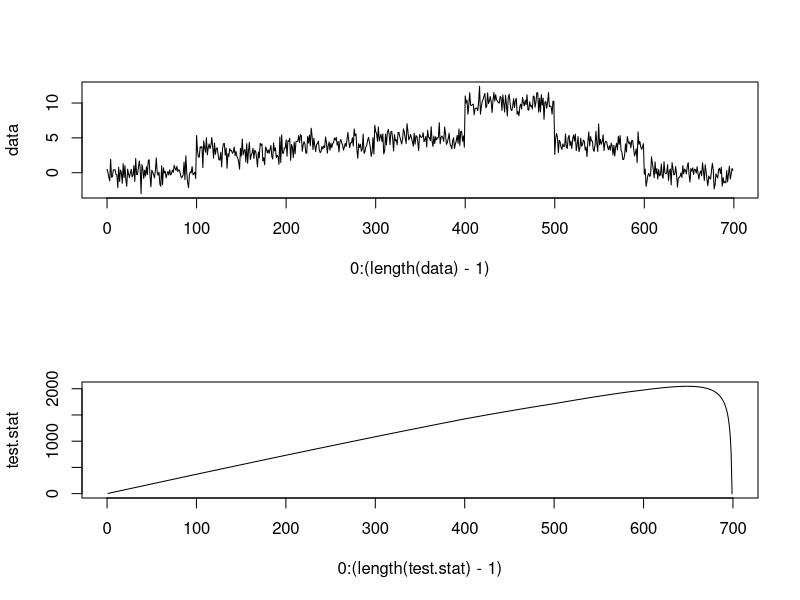

Generate this figure with R:
## Louis Forbes Wright

#using _-_- as a basis for the algorithm created here


# we start by creating some data which contains a change point.

means <- c(0,3,4,5,10,4,0)
changePoints <- c(100,200,300,400,500,600,700)

j <- 1
data <- NULL
 
for (i in 1:length(means)){
  data <- c(data, rnorm(100 ,mean = means[i]))
  } 
par(mfrow = c(2,1))

plot(0:(length(data)-1), data, type = 'l')

# now we need to create the function defined in the Introduction
#to show the what the test statistic looks like

partialSum <- function(len){
  sum(data[1:len])
}

Z_k <- function(k, minimum, maximum){
  
  coeff <- (k -minimum)/(maximum - minimum)
  (coeff*(partialSum(maximum)-partialSum(minimum) - (partialSum(k)-partialSum(minimum))/(sqrt((k - minimum)*(1 - (coeff))))))
}
test.stat <- NULL
for (i in 0:length(data)){
  test.stat <-c(test.stat, Z_k(i, 0, length(data)))
}

plot(0:(length(test.stat)-1), test.stat, type = 'l')
